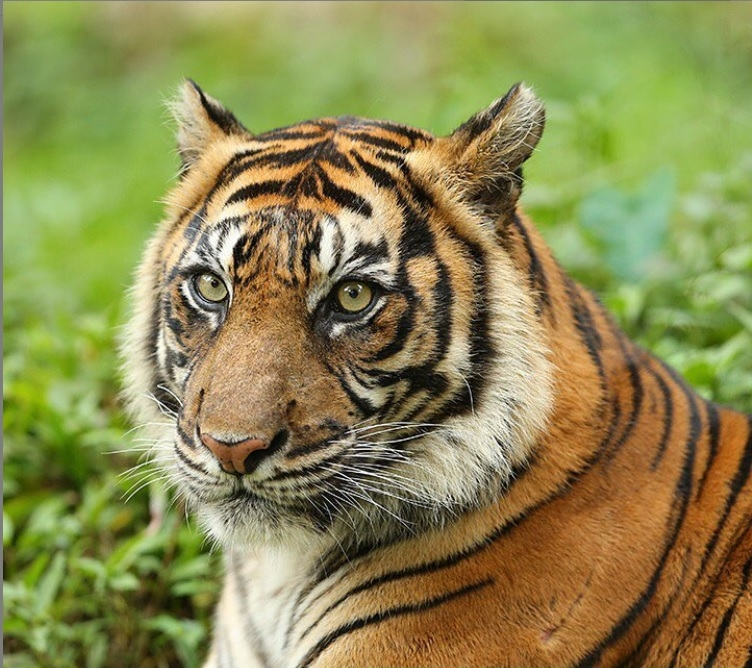
#> input picture tiger.jpg, 752 x 668 px
$ jupyter execute Untitled1.ipynb
#> lines starting #> are read from the running program, lines starting #| are printed output that depends on the picture
[cell 1]
import cv2
import numpy as np

[cell 2]
# Load gambar
img = cv2.imread('tiger.jpg')
#> img is the input picture: shape (668, 752, 3); mean B, G, R 81, 136.6, 139.6

[cell 3]
# Tentukan lebar dan tinggi gambar
h, w = img.shape[:2]
#> h = 668; w = 752

[cell 4]
# Buat gambar kosong dengan lebar dan tinggi yang sama dengan gambar asli
img_flip = np.zeros((h, w, 3), dtype=np.uint8)

[cell 5]
# Lakukan perulangan untuk setiap baris pada gambar
for i in range(h):
    # Lakukan perulangan untuk setiap kolom pada gambar
    for j in range(w):
        # Ambil nilai pixel pada posisi (i, j) pada gambar asli
        pixel = img[i, j]

        # Letakkan nilai pixel tersebut pada posisi (i, w-j-1) pada gambar kosong untuk mencerminkan secara horizontal
        img_flip[i, w-j-1] = pixel

        # Letakkan nilai pixel tersebut pada posisi (h-i-1, j) pada gambar kosong untuk mencerminkan secara vertikal
        img_flip[h-i-1, j] = pixel
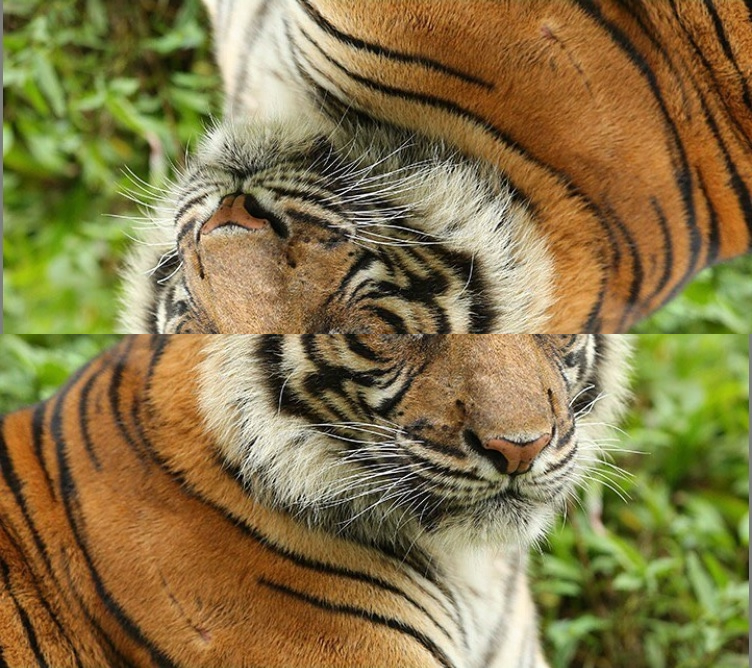
#> img_flip: shape (668, 752, 3); mean B, G, R 71.6, 118.1, 134
